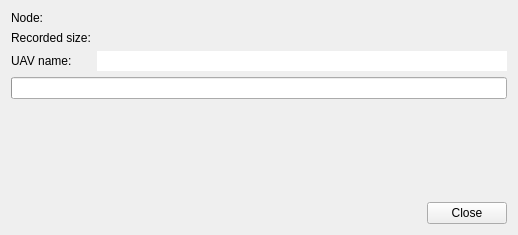
<?xml version="1.0" encoding="UTF-8"?>
<ui version="4.0">
 <class>BlackboxDownload</class>
 <widget class="QWidget" name="BlackboxDownload">
  <property name="geometry">
   <rect>
    <x>0</x>
    <y>0</y>
    <width>518</width>
    <height>235</height>
   </rect>
  </property>
  <property name="windowTitle">
   <string>Blackbox download</string>
  </property>
  <layout class="QVBoxLayout" name="verticalLayout">
   <item>
    <layout class="QHBoxLayout" name="toolBarLayout"/>
   </item>
   <item>
    <layout class="QFormLayout" name="formLayout">
     <item row="0" column="0">
      <widget class="QLabel" name="label">
       <property name="text">
        <string>Node:</string>
       </property>
      </widget>
     </item>
     <item row="0" column="1">
      <widget class="QLabel" name="lbNode">
       <property name="text">
        <string/>
       </property>
      </widget>
     </item>
     <item row="1" column="0">
      <widget class="QLabel" name="label_3">
       <property name="text">
        <string>Recorded size:</string>
       </property>
      </widget>
     </item>
     <item row="1" column="1">
      <widget class="QLabel" name="lbSize">
       <property name="text">
        <string/>
       </property>
      </widget>
     </item>
     <item row="2" column="0">
      <widget class="QLabel" name="label_5">
       <property name="text">
        <string>UAV name:</string>
       </property>
      </widget>
     </item>
     <item row="2" column="1">
      <widget class="QLineEdit" name="eUAV">
       <property name="frame">
        <bool>false</bool>
       </property>
      </widget>
     </item>
    </layout>
   </item>
   <item>
    <widget class="QProgressBar" name="progressBar">
     <property name="format">
      <string>%v/%m</string>
     </property>
    </widget>
   </item>
   <item>
    <spacer name="verticalSpacer">
     <property name="orientation">
      <enum>Qt::Vertical</enum>
     </property>
     <property name="sizeHint" stdset="0">
      <size>
       <width>20</width>
       <height>40</height>
      </size>
     </property>
    </spacer>
   </item>
   <item>
    <layout class="QHBoxLayout" name="horizontalLayout">
     <item>
      <spacer name="horizontalSpacer">
       <property name="orientation">
        <enum>Qt::Horizontal</enum>
       </property>
       <property name="sizeHint" stdset="0">
        <size>
         <width>40</width>
         <height>20</height>
        </size>
       </property>
      </spacer>
     </item>
     <item>
      <widget class="QPushButton" name="killButton">
       <property name="text">
        <string>Close</string>
       </property>
      </widget>
     </item>
    </layout>
   </item>
  </layout>
  <action name="aRead">
   <property name="icon">
    <iconset resource="../../resources/standard-icons.qrc">
     <normaloff>:/icons/old/3downarrow.png</normaloff>:/icons/old/3downarrow.png</iconset>
   </property>
   <property name="text">
    <string>Read</string>
   </property>
   <property name="toolTip">
    <string>Read memory</string>
   </property>
  </action>
  <action name="aAbort">
   <property name="icon">
    <iconset resource="../../resources/standard-icons.qrc">
     <normaloff>:/icons/old/process-stop.png</normaloff>:/icons/old/process-stop.png</iconset>
   </property>
   <property name="text">
    <string>Abort</string>
   </property>
   <property name="toolTip">
    <string>Abort operation</string>
   </property>
  </action>
  <action name="aErase">
   <property name="icon">
    <iconset resource="../../resources/standard-icons.qrc">
     <normaloff>:/icons/old/edit-clear-list.png</normaloff>:/icons/old/edit-clear-list.png</iconset>
   </property>
   <property name="text">
    <string>Erase</string>
   </property>
   <property name="toolTip">
    <string>Erase memory</string>
   </property>
  </action>
  <action name="aRefresh">
   <property name="icon">
    <iconset resource="../../resources/standard-icons.qrc">
     <normaloff>:/icons/old/transport_loop.png</normaloff>:/icons/old/transport_loop.png</iconset>
   </property>
   <property name="text">
    <string>Refresh</string>
   </property>
   <property name="toolTip">
    <string>Refresh statistics</string>
   </property>
  </action>
 </widget>
 <resources>
  <include location="../../resources/standard-icons.qrc"/>
 </resources>
 <connections/>
</ui>
